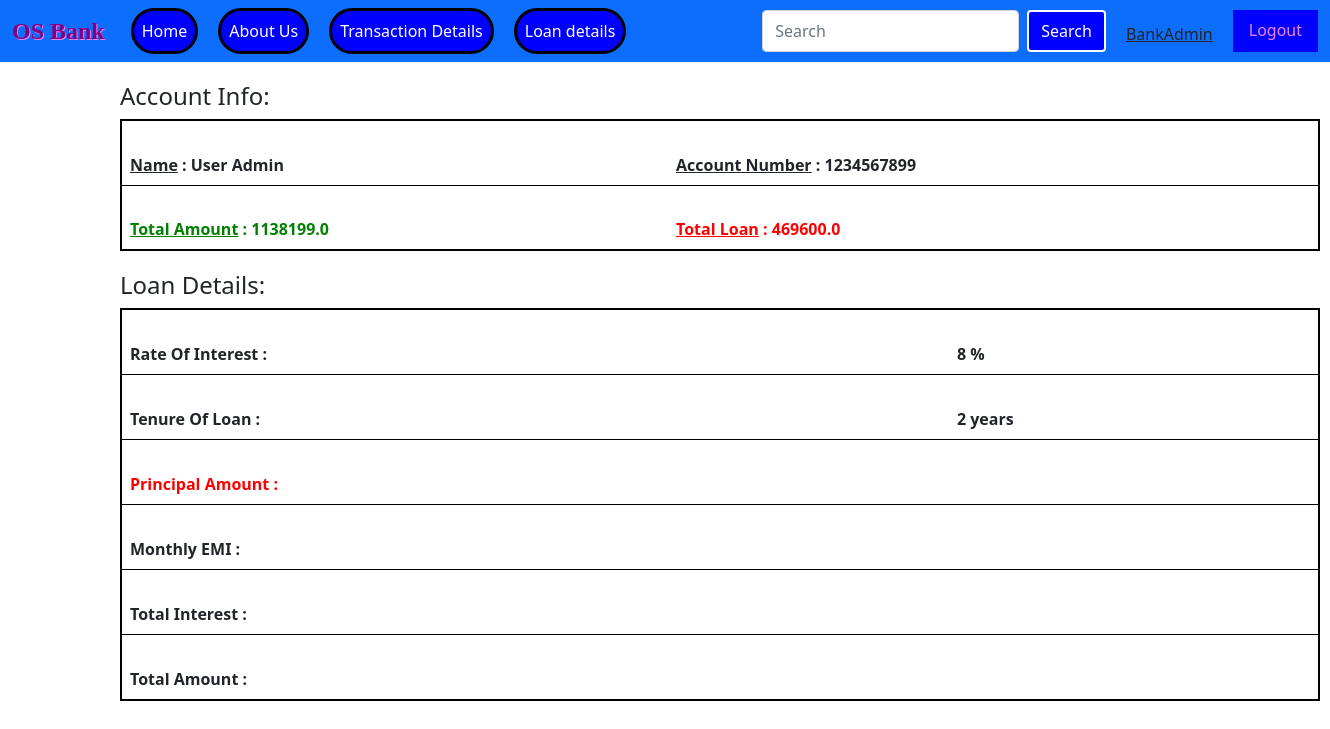
The page /loan_EMI (signed in) on the database its author committed.
### bankapp/models.py (models this page shows)
class Bankupload(models.Model):
    user = models.OneToOneField(User, on_delete = models.CASCADE, null=True)
    name = models.CharField(max_length = 100)
    acc_no = models.CharField(max_length = 10, primary_key=True)
    email = models.EmailField(max_length = 254, null=True, blank=True)
    date_of_birth = models.DateField()
    amount = models.FloatField()
    bank_type = models.CharField(max_length = 15, choices = bank_type_choices)
    loan = models.FloatField(default = 0, null = True, blank = True)
    updated = models.DateTimeField(auto_now=True)
    created = models.DateTimeField(auto_now_add=True)

### bankapp/views.py (the view)
# urls.py: path('loan_EMI', loan_emi, name = "loan_EMI"),
@login_required(login_url = 'login')
def loan_emi(request):
    user = request.user
    loanUser = Bankupload.objects.all().get(user=user)
    loanAmount = loanUser.loan
    ROI = 8
    Year = 2
    ROI_in_months = ROI/12/100
    Tenure_in_months = Year*12
    loanEMI = (loanAmount*(ROI_in_months)*((1+ROI_in_months)**(Tenure_in_months)))/(((1+ROI_in_months)**(Tenure_in_months))-1)
    Total_Amount_Paid = loanEMI*Tenure_in_months
    loanEMIapprox = int(round(loanEMI, 0))
    T_A_P_approx = int(round(Total_Amount_Paid, 0))
    Total_Interest = T_A_P_approx-loanAmount
    EMI = format_currency(loanEMIapprox, 'INR', locale='en_IN').replace('.00','').replace('₹','₹ ')
    Total_Amount = format_currency(T_A_P_approx, 'INR', locale='en_IN').replace('.00','').replace('₹','₹ ')
    Total_In = format_currency(Total_Interest, 'INR', locale='en_IN').replace('.00','').replace('₹','₹ ')
    loan_A = format_currency(loanAmount, 'INR', locale='en_IN').replace('.00','').replace('₹','₹ ')
    context = {'User': loanUser, 'ROI': ROI, 'Year': Year, 'loanEMI': EMI, 'loan_Amount': loan_A, 'Total_Interest': Total_In, 'Total_Amount': Total_Amount}
    return render(request, 'LoanDetails.html', context)

### Templates/LoanDetails.html
{% extends 'main.html' %}
{% block body_block %}
{% load static %}
<h4 id="tablehead">Account Info:</h4>
<table class="table">
    <thead>
    <tr>
        <th>
        <br><a style="text-decoration: underline;">Name</a> : {{User.name}} <br>
        </th>
        <th>
        <br><a style="text-decoration: underline;">Account Number</a> : {{User.acc_no}} <br>
        </th>
    </tr>
    <tr>
    <tr>
        <th style="color: green;">
        <br><a style="text-decoration: underline;">Total Amount</a> : {{User.amount}} <br>
        </th>
        <th style="color: red;">
        <br><a style="text-decoration: underline;">Total Loan</a> : {{User.loan}} <br>
        </th>
    </tr>
    </thead>
</table>
<h4 id="tablehead">Loan Details:</h4>
<table class="table">
    <thead>
    <tr>
        <th>
        <br><a>Rate Of Interest</a> :  <br>
        </th>
        <th>
        <br>{{ROI}} %<br>
        </th>
    </tr>
    <tr>
        <th>
        <br><a>Tenure Of Loan</a> :  <br>
        </th>
        <th>
        <br>{{Year}} years<br>
        </th>
    </tr>
    <tr style="color: red;">
        <th>
        <br><a>Principal Amount</a> :  <br>
        </th>
        <th>
        <br>{{loan_Amount}}<br>
        </th>
    </tr>
    <tr>
        <th>
        <br><a>Monthly EMI</a> : <br>
        </th>
        <th>
        <br>{{loanEMI}}<br>
        </th>
    </tr>
    <tr>
        <th>
        <br><a>Total Interest</a> :  <br>
        </th>
        <th>
        <br>{{Total_Interest}}<br>
        </th>
    </tr>
    <tr>
        <th>
        <br><a>Total Amount</a> :  <br>
        </th>
        <th>
        <br>{{Total_Amount}}<br>
        </th>
    </tr>
    </thead>
</table>
{% endblock %}

### Templates/main.html (shortened to what this page needs)
{% load static %}
<!DOCTYPE html>
<html lang="en">
<head>
    <link href="https://cdn.jsdelivr.net/npm/bootstrap@5.0.2/dist/css/bootstrap.min.css" rel="stylesheet">
</head>
<body>
    <nav class="navbar navbar-expand-lg navbar-light bg-primary">
        <div class="container-fluid">
          <a class="navbar-brand" id="id1" href="#">OS Bank</a>
          <div class="collapse navbar-collapse" id="navbarSupportedContent">
            <ul class="navbar-nav me-auto mb-2 mb-lg-0" id="nav-bar">
              <li class="nav-item">
                <a class="nav-link active" aria-current="page" href="{% url 'home' %}">Home</a>
              </li>
              <li class="nav-item">
                <a class="nav-link active" aria-current="page" href="{% url 'about' %}">About Us</a>
              </li>
              {% if user.is_authenticated %}
              <li class="nav-item">
                <a class="nav-link active" aria-current="page" href="{% url 'trans_details' %}">Transaction Details</a>
              </li>
              <li class="nav-item">
                <a class="nav-link active" aria-current="page" href="{% url 'loan_EMI' %}">Loan details</a>
              </li>
              {% endif %}
            </ul>
            <form class="d-flex">
              <input class="form-control me-2" type="search" placeholder="Search" aria-label="Search">
              <button class="btn btn-outline-success" type="submit" style="color: white; border: 2px solid; background-color: blue;">Search</button>
              {% if user.is_authenticated %}
              <h6 class="mb-6" style="text-decoration: underline; margin-left: 20px; margin-top: 15px;">{{user.username}}</h6>
              <a class="nav-link" id="id_1" href="{% url 'logout' %}">Logout</a>
              {% else %}
              <a class="nav-link" id="id_1" href="{% url 'login' %}">Login</a>
              {% endif %}
            </form>
          </div>
        </div>
      </nav>
      <div class="body">
        {% block body_block %}
        {% endblock %}
      </div>
</body>
</html>

### Templates/main.html (style rules this page uses)
#id1 { color: purple; font-size: x-large; font-family: serif; font-weight: bolder; text-shadow: 1px 1px violet; }
#id_1 { background-color: blue; color: violet; border: 20px auto; margin-left: 20px; cursor: pointer; }
.table { margin-left: 120px; border: 2px solid black; max-width: 1200px; }
#tablehead { margin-left: 120px; margin-top: 20px; }
#nav-bar li a { border: 3px solid black; color: white; background-color: blue; margin-left: 10px; margin-right: 10px; border-radius: 30px; }

### rows shown on the page
Bankupload: name "User Admin", acc_no "1234567899", amount "1138199.0", loan "469600.0"

### other values the page prints
{{ user.username }} "BankAdmin"
{{ ROI }} "8"
{{ Year }} "2"
